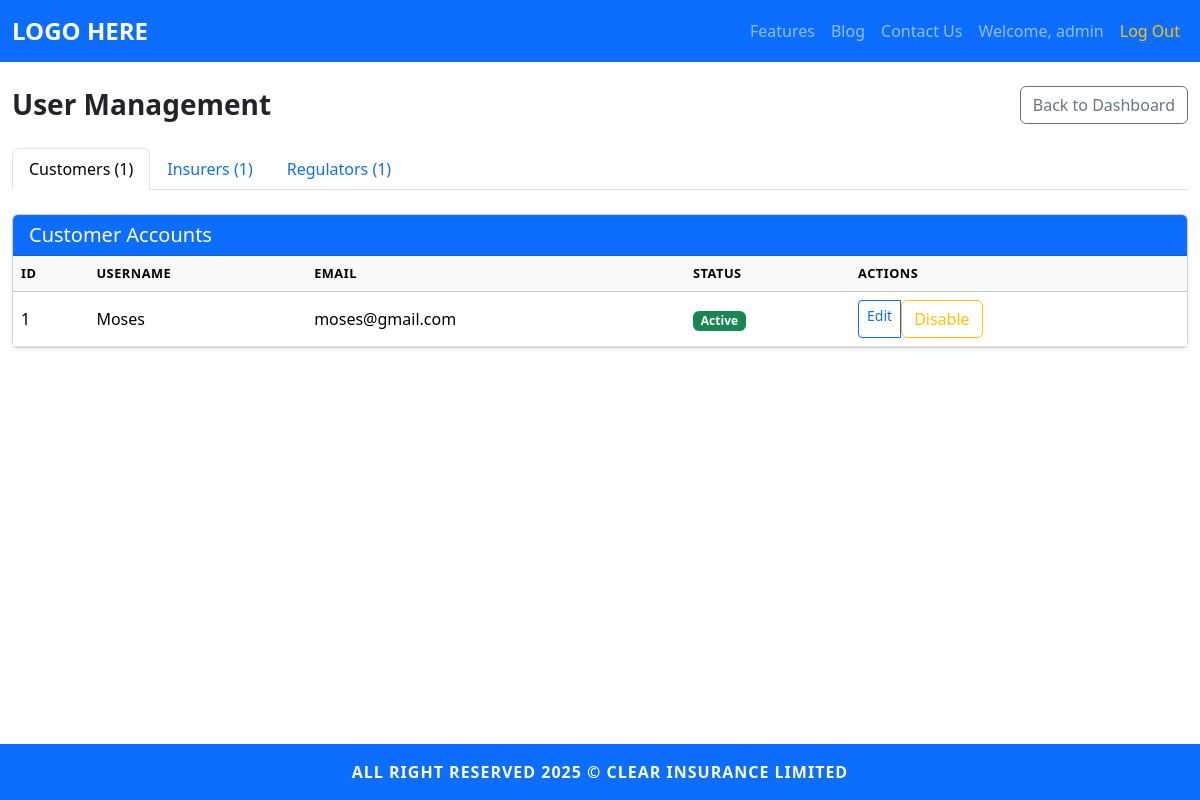
/admin/user-management (signed in), run on the app's committed database.
### models.py (models this page shows, shortened)
class Admin(UserMixin, db.Model):
	id = db.Column(db.Integer, primary_key=True)
	username = db.Column(db.String(150), unique=True, nullable=False)
	email = db.Column(db.String(150), unique=True, nullable=False)
	password = db.Column(db.String(256), nullable=False)
	staff_id = db.Column(db.String(50), unique=True, nullable=True)
	is_active = db.Column(db.Boolean, default=True, nullable=False)

class Customer(UserMixin, db.Model):
	id = db.Column(db.Integer, primary_key=True)
	username = db.Column(db.String(150), unique=True, nullable=False)
	email = db.Column(db.String(150), unique=True, nullable=False)
	password = db.Column(db.String(256), nullable=False)
	is_active = db.Column(db.Boolean, default=True, nullable=False)

### app.py (the view)
@app.route('/admin/user-management')
@login_required
@admin_required
def user_management():
	customers = Customer.query.all()
	insurers = Insurer.query.all()
	regulators = Regulator.query.all()
	return render_template('admin/usermanagement.html', customers=customers, insurers=insurers, regulators=regulators)

### app.py (called while the page is built)
@login_manager.user_loader
def load_user(user_id):
	if '_' not in user_id:
		return None
	user_type, user_pk = user_id.split('_', 1)
	model_map = {
		'admin': Admin,
		'customer': Customer,
		'insurer': Insurer,
		'regulator': Regulator
	}
	model = model_map.get(user_type)
	if model:
		return model.query.get(int(user_pk))
	return None

### templates/admin/usermanagement.html (shortened to what this page needs)
{% extends 'base.html' %}
{% block content %}
<div class="container-fluid py-4">
	<div class="d-flex justify-content-between align-items-center mb-4">
		<h3 class="fw-bold mb-0">User Management</h3>
		<a href="{{ url_for('admin_dashboard') }}" class="btn btn-outline-secondary">
			 Back to Dashboard
		</a>
	</div>
	<ul class="nav nav-tabs mb-4" id="userTabs" role="tablist">
		<li class="nav-item" role="presentation">
			<button class="nav-link active" id="customers-tab" data-bs-toggle="tab" data-bs-target="#customers" type="button" role="tab">
				Customers ({{ customers|length }})
			</button>
		</li>
		<li class="nav-item" role="presentation">
			<button class="nav-link" id="insurers-tab" data-bs-toggle="tab" data-bs-target="#insurers" type="button" role="tab">
				Insurers ({{ insurers|length }})
			</button>
		</li>
		<li class="nav-item" role="presentation">
			<button class="nav-link" id="regulators-tab" data-bs-toggle="tab" data-bs-target="#regulators" type="button" role="tab">
				Regulators ({{ regulators|length }})
			</button>
		</li>
	</ul>
	<div class="tab-content" id="userTabsContent">
		<div class="tab-pane fade show active" id="customers" role="tabpanel">
			<div class="card shadow-sm">
				<div class="card-header bg-primary text-white">
					<h5 class="mb-0">Customer Accounts</h5>
				</div>
				<div class="card-body p-0">
					<div class="table-responsive">
						<table class="table table-hover mb-0 align-middle">
							<thead class="table-light">
								<tr>
									<th>ID</th>
									<th>Username</th>
									<th>Email</th>
									<th>Status</th>
									<th>Actions</th>
								</tr>
							</thead>
							<tbody>
								{% for customer in customers %}
								<tr>
									<td>{{ customer.id }}</td>
									<td>{{ customer.username }}</td>
									<td>{{ customer.email }}</td>
									<td>
										{% if customer.is_active %}
										<span class="badge bg-success">Active</span>
										{% else %}
										<span class="badge bg-danger">Disabled</span>
										{% endif %}
									</td>
									<td>
										<div class="btn-group btn-group-sm" role="group">
											<a href="{{ url_for('edit_user', user_type='customer', user_id=customer.id) }}" class="btn btn-outline-primary">Edit</a>
											{% if customer.is_active %}
											<form method="POST" action="{{ url_for('toggle_user_status', user_type='customer', user_id=customer.id) }}" style="display:inline;">
												<button type="submit" class="btn btn-outline-warning">Disable</button>
											</form>
											{% else %}
											<form method="POST" action="{{ url_for('toggle_user_status', user_type='customer', user_id=customer.id) }}" style="display:inline;">
												<button type="submit" class="btn btn-outline-success">Enable</button>
											</form>
											{% endif %}
										</div>
									</td>
								</tr>
								{% else %}
								<tr>
									<td colspan="5" class="text-center text-muted py-4">No customers found</td>
								</tr>
								{% endfor %}
							</tbody>
						</table>
					</div>
				</div>
			</div>
		</div>
	</div>
</div>
{% endblock %}

### templates/base.html (shortened to what this page needs)
<!DOCTYPE html>
<html lang="en">
<head>
	<link href="https://cdn.jsdelivr.net/npm/bootstrap@5.3.2/dist/css/bootstrap.min.css" rel="stylesheet">
	<link rel="stylesheet" href="{{ url_for('static', filename='css/style.css') }}">
</head>
<body class="d-flex flex-column min-vh-100">
	<nav class="navbar navbar-expand-lg navbar-dark bg-primary sticky-top">
		<div class="container-fluid">
			<a class="navbar-brand fw-bold" href="/">LOGO HERE</a>
			<div class="collapse navbar-collapse" id="navbarNav">
			<ul class="navbar-nav ms-auto mb-2 mb-lg-0 align-items-lg-center">
				<li class="nav-item"><a class="nav-link" href="/features">Features</a></li>
				<li class="nav-item"><a class="nav-link" href="/blog">Blog</a></li>
				<li class="nav-item"><a class="nav-link" href="/contact">Contact Us</a></li>
				{% if current_user is defined and current_user.is_authenticated %}
					<li class="nav-item"><a class="nav-link" href="{{ url_for('dashboard') }}">Welcome, {{ current_user.username }}</a></li>
					<li class="nav-item"><a class="nav-link text-warning" href="/logout">Log Out</a></li>
				{% else %}
					<li class="nav-item"><a class="nav-link" href="/auth/login">Log In</a></li>
					<li class="nav-item"><a class="nav-link" href="/auth/signup">Sign Up</a></li>
				{% endif %}
			</ul>
			</div>
		</div>
	</nav>
		{% block content %}{% endblock %}
	<footer class="footer mt-auto py-3 bg-primary text-white text-center sticky-bottom">
		<div class="container">
			<span>ALL RIGHT RESERVED 2025 &copy; CLEAR INSURANCE LIMITED</span>
		</div>
	</footer>
</body>
</html>

### static/css/style.css (style rules this page uses)
.footer { font-weight: bold; letter-spacing: 1px; }
.navbar-brand { font-size: 1.5rem; font-weight: bold; }
.sticky-bottom { position: sticky; bottom: 0; width: 100%; z-index: 1030; }
.table thead th { font-size: 0.8rem; text-transform: uppercase; letter-spacing: .5px; }

### data on the page
Admin: username "admin"
Customer: id "1", username "Moses", email "moses@gmail.com", is_active "Active"

### other printed values
{{ customers|length }} "1"
{{ insurers|length }} "1"
{{ regulators|length }} "1"
